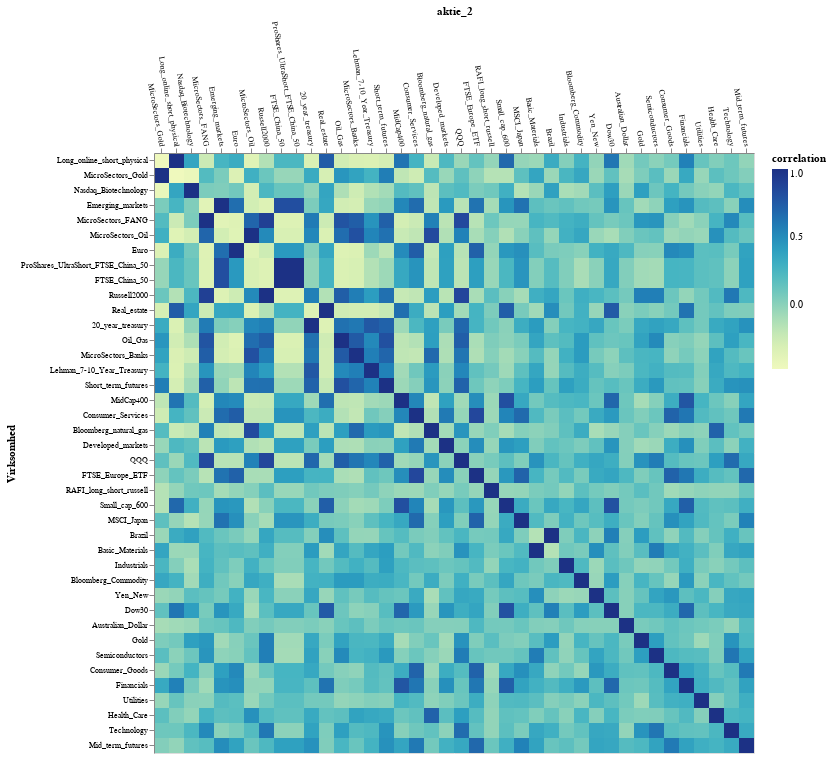

This figure's notebook cell:
### Code cell
#https://towardsdatascience.com/altair-plot-deconstruction-visualizing-the-correlation-structure-of-weather-data-38fb5668c5b1
import altair as alt
#def visualize_data():
df = volume #pd.read_csv('sp500_joined_closes.csv')
#df_corr = df[['Cummins','PACCAR']].corr()
df_corr = df.corr()

#df_corr.to_csv('sp500corr.csv')

alt.data_transformers.disable_max_rows()


cor_data = df_corr.stack().reset_index().rename(columns={0: 'correlation', 'level_0': 'Virksomhed', 'level_1': 'aktie_2'}).sort_values(by="correlation",kind="quicksort")       # The stacking results in an index on the correlation values, we need the index as normal columns for Altair
#print(list(cor_data.variable))             
cor_data['Aktier'] = cor_data['correlation'].map('{:.2f}'.format)  # Round to 2 decimal


aktie_navne=aktier #"https://raw.githubusercontent.com/jfrausig/test/master/ticker_3.csv"



base =alt.Chart(cor_data).mark_bar().transform_lookup(
    lookup='aktie_2',
    from_=alt.LookupData(aktie_navne, 'Virksomhed', ['industry']) 
).encode(

x=alt.X('aktie_2:O', axis=alt.Axis(orient='top',labelAngle=80,labelFontSize=8),sort=list('datum.Virksomhed')), #<,sort=list('datum.aktie')#,axis=alt.Axis(labelAngle=0) sort=list(cor_data.variable2),
y=alt.Y('Virksomhed:O',axis=alt.Axis(labelFontSize=8),sort=list('datum.Virksomhed')), #, sort=list(cor_data.aktie)
  
).properties(width=600,height=600)


cor_plot = base.mark_rect().transform_lookup(
    lookup='Virksomhed',
    from_=alt.LookupData(aktie_navne, 'Virksomhed', ['industry']) 
).encode(
    color='correlation:Q',
    #color=alt.condition(var_sel_cor, alt.value('pink'), 'correlation:Q')
    #opacity = alt.condition(var_sel_cor, alt.value(1), alt.value(0.4)),
)




cor_plot

### Figure 1 — Vega-Lite specification as saved in the notebook (floating-point values rounded to 4 significant figures; data arrays with more than 128 entries replaced by an {"elided": "..."} marker saying what was removed)
{"config": {"view": {"continuousWidth": 400, "continuousHeight": 300}}, "data": {"name": "data-20c3ca0c36bba62a07dc44d4f855be03"}, "mark": "rect", "encoding": {"color": {"type": "quantitative", "field": "correlation"}, "x": {"type": "ordinal", "axis": {"labelAngle": 80, "labelFontSize": 8, "orient": "top"}, "field": "aktie_2", "sort": ["d", "a", "t", "u", "m", ".", "V", "i", "r", "k", "s", "o", "m", "h", "e", "d"]}, "y": {"type": "ordinal", "axis": {"labelFontSize": 8}, "field": "Virksomhed", "sort": ["d", "a", "t", "u", "m", ".", "V", "i", "r", "k", "s", "o", "m", "h", "e", "d"]}}, "height": 600, "transform": [{"lookup": "aktie_2", "from": {"data": {"name": "data-b7e36cff4a7dc7f5687a661072a12b0d"}, "key": "Virksomhed", "fields": ["industry"]}}, {"lookup": "Virksomhed", "from": {"data": {"name": "data-b7e36cff4a7dc7f5687a661072a12b0d"}, "key": "Virksomhed", "fields": ["industry"]}}], "width": 600, "$schema": "https://vega.github.io/schema/vega-lite/v4.8.1.json", "datasets": {"data-20c3ca0c36bba62a07dc44d4f855be03": {"elided": "1600 records"}, "data-b7e36cff4a7dc7f5687a661072a12b0d": [{"Aktie_navn": "ProShares UltraShort QQQ", "Aktie": "QQQ", "ticker": "QID"}, {"Aktie_navn": "ProShares UltraShort Lehman 20 Year Treasury", "Aktie": "20_year_treasury", "ticker": "TBT"}, {"Aktie_navn": "ProShares UltraShort Bloomberg Natural Gas", "Aktie": "Bloomberg_natural_gas", "ticker": "KOLD"}, {"Aktie_navn": "ProShares UltraShort Dow30", "Aktie": "Dow30", "ticker": "DXD"}, {"Aktie_navn": "ProShares UltraShort Russell2000", "Aktie": "Russell2000", "ticker": "SQQQ"}, {"Aktie_navn": "ProShares UltraShort Gold", "Aktie": "Gold", "ticker": "GLL"}, {"Aktie_navn": "ProShares UltraShort Oil & Gas", "Aktie": "Oil_Gas", "ticker": "DUG"}, {"Aktie_navn": "ProShares UltraShort Nasdaq Biotechnology", "Aktie": "Nasdaq_Biotechnology", "ticker": "BIS"}, {"Aktie_navn": "ProShares UltraShort Euro", "Aktie": "Euro", "ticker": "EUO"}, {"Aktie_navn": "ProShares Ultrashort FTSE China 50", "Aktie": "FTSE_China_50", "ticker": "FXP"}, {"Aktie_navn": "ProShares UltraShort Lehman 7-10 Year Treasury", "Aktie": "Lehman_7-10_Year_Treasury", "ticker": "PST"}, {"Aktie_navn": "ProShares UltraShort Financials", "Aktie": "Financials", "ticker": "SKF"}, {"Aktie_navn": "ProShares UltraShort MSCI Japan", "Aktie": "MSCI_Japan", "ticker": "EWV"}, {"Aktie_navn": "ProShares UltraShort Basic Materials", "Aktie": "Basic_Materials", "ticker": "UYM"}, {"Aktie_navn": "ProShares UltraShort Yen New", "Aktie": "Yen_New", "ticker": "YCS"}, {"Aktie_navn": "ProShares UltraShort Semiconductors", "Aktie": "Semiconductors", "ticker": "SSG"}, {"Aktie_navn": "ProShares UltraShort Technology", "Aktie": "Technology", "ticker": "REW"}, {"Aktie_navn": "ProShares UltraShort FTSE Europe ETF", "Aktie": "FTSE_Europe_ETF", "ticker": "EPV"}, {"Aktie_navn": "ProShares UltraShort MidCap400", "Aktie": "MidCap400", "ticker": "MZZ"}, {"Aktie_navn": "ProShares UltraShort Utilities", "Aktie": "Utilities", "ticker": "SDP"}, {"Aktie_navn": "ProShares UltraShort Health Care", "Aktie": "Health_Care", "ticker": "RXD"}, {"Aktie_navn": "ProShares UltraShort Consumer Goods", "Aktie": "Consumer_Goods", "ticker": "SZK"}, {"Aktie_navn": "ProShares UltraShort Industrials", "Aktie": "Industrials", "ticker": "SIJ"}, {"Aktie_navn": "ProShares UltraShort Australian Dollar", "Aktie": "Australian_Dollar", "ticker": "CROC"}, {"Aktie_navn": "ProShares UltraShort TIPS", "Aktie": "TIPS", "ticker": "TPS"}, {"Aktie_navn": "ProShares UltraShort Bloomberg Commodity", "Aktie": "Bloomberg_Commodity", "ticker": "SCO"}, {"Aktie_navn": "ProShares UltraShort Consumer Services", "Aktie": "Consumer_Services", "ticker": "SCC"}, {"Aktie_navn": "ProShares UltraShort Gold Miners ETF", "Aktie": "Gold_Miners_ETF", "ticker": "GDXS"}, {"Aktie_navn": "ProShares UltraShort Junior Miners ETF", "Aktie": "Junior_Miners_ETF", "ticker": "GDJS"}, {"Aktie_navn": "MicroSectors FANG 3x inverse", "Aktie": "MicroSectors_FANG", "ticker": "FNGD"}, {"Aktie_navn": "MicroSectors Oil 3x inverse", "Aktie": "MicroSectors_Oil", "ticker": "NRGD"}, {"Aktie_navn": "MicroSectors Banks 3x inverse", "Aktie": "MicroSectors_Banks", "ticker": "BNKD"}, {"Aktie_navn": "MicroSectors Gold 3x inverse", "Aktie": "MicroSectors_Gold", "ticker": "GDXD"}, {"Aktie_navn": "Brazil", "Aktie": "Brazil", "ticker": "BZQ"}, {"Aktie_navn": "Developed markets", "Aktie": "Developed_markets", "ticker": "EFU"}, {"Aktie_navn": "Emerging markets", "Aktie": "Emerging_markets", "ticker": "EEV"}, {"Aktie_navn": "UltraShort Real Estate", "Aktie": "Real_estate", "ticker": "SRS"}, {"Aktie_navn": "Silver", "Aktie": "Silver", "ticker": "zsl"}, {"Aktie_navn": "Small cap", "Aktie": "Small_cap_600", "ticker": "SDD"}, {"Aktie_navn": "Mid term futures", "Aktie": "Mid_term_futures", "ticker": "VIXM"}, {"Aktie_navn": "Short term futures", "Aktie": "Short_term_futures", "ticker": "VIXY"}, {"Aktie_navn": "Short High Yield", "Aktie": "Short_high_yield", "ticker": "sjb"}, {"Aktie_navn": "Long_online_short_physical", "Aktie": "Long_online_short_physical", "ticker": "CLIX"}, {"Aktie_navn": "ProShares RAFI Long/Short (RALS)", "Aktie": "RAFI_long_short_russell", "ticker": "RALS"}, {"Aktie_navn": "ProShares UltraShort FTSE China 50", "Aktie": "ProShares_UltraShort_FTSE_China_50", "ticker": "FXP"}]}}
